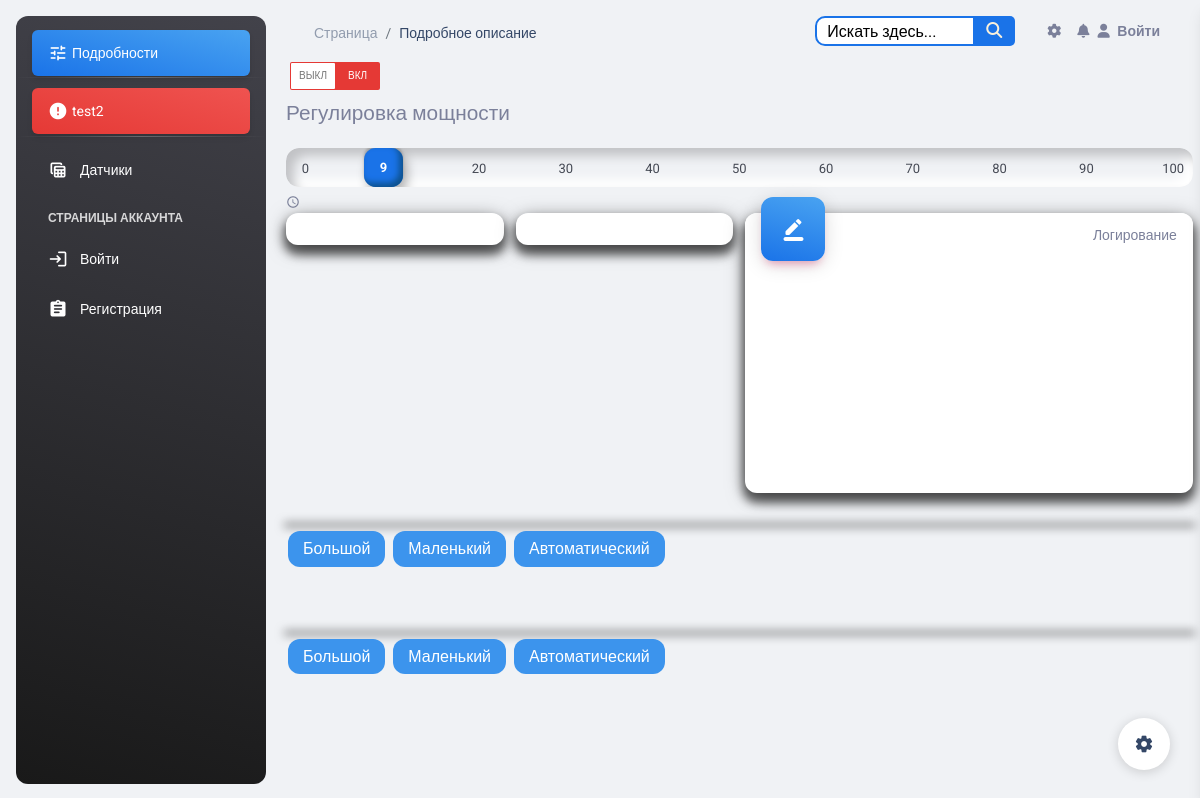
Page /sensors/2/ on the earlier database version.
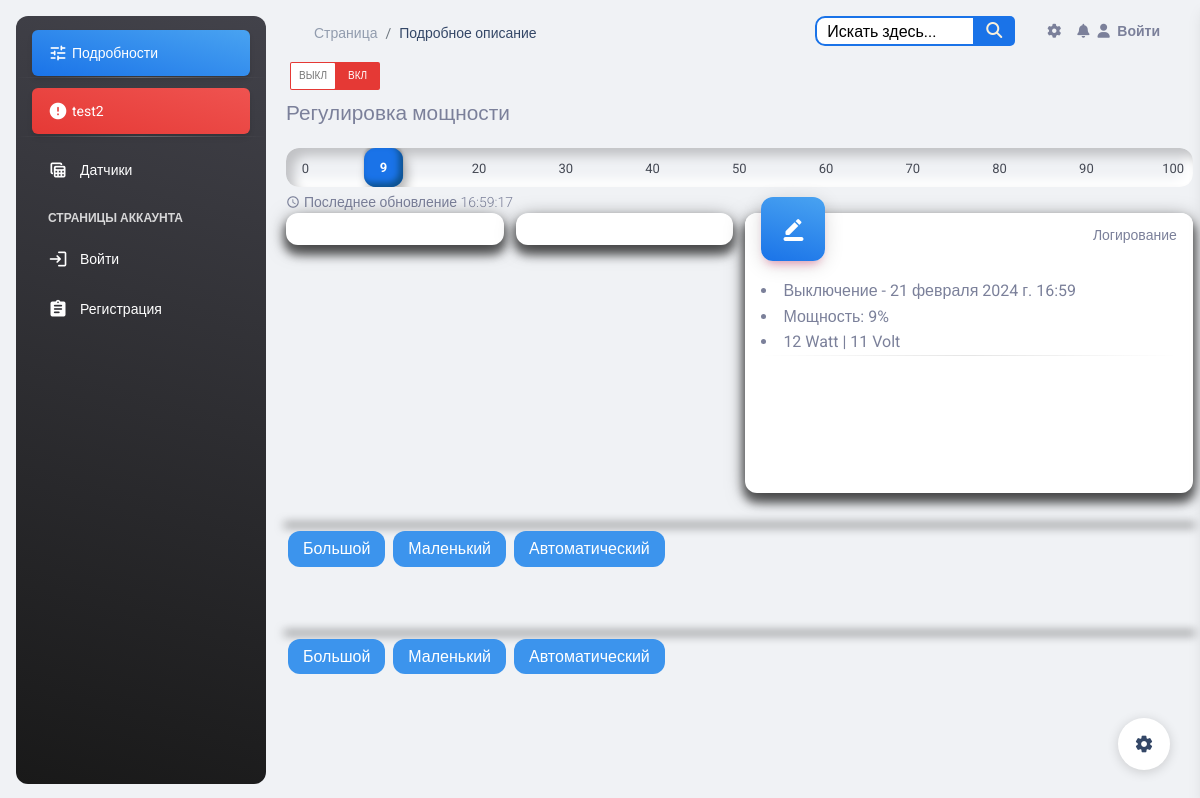
Same page on the later database version.
### esp_sensor/models.py (models this page shows, shortened)
class Sensor(models.Model):
    id = models.AutoField(primary_key=True)
    name = models.CharField('Имя датчика', max_length=100, unique=True)
    slug = models.SlugField(max_length=255, unique=True, db_index=True, verbose_name="URL")
    description = models.TextField('Описание', blank=True)
    owner = models.CharField("Владелец", max_length=100, blank=True)
    date_added = models.DateTimeField('Дата добавления', default=timezone.now)
    country = models.ManyToManyField(Country, blank=True, verbose_name='Страна')
    city = models.ManyToManyField(City, blank=True, verbose_name='Город')
    inclusions = models.IntegerField("Количество включений", default=0)
    power = models.IntegerField(default=0,
                                blank=True,
                                verbose_name='Мощность',
                                validators=[MinValueValidator(0), MaxValueValidator(100)])
    watt = models.IntegerField("Потребление мощности", default=0)
    volt = models.IntegerField("Электрическое напряжение", default=0)
    work = models.BooleanField('Онлайн', default=True)
    class Meta:
        verbose_name = 'Датчик'
        verbose_name_plural = 'Датчики'

class SensorLog(models.Model):
    sensor = models.ForeignKey(Sensor, on_delete=models.CASCADE)
    timestamp = models.DateTimeField(auto_now_add=True)
    log_type = models.CharField(max_length=20)
    previous_power = models.IntegerField(null=True, blank=True)
    previous_watt = models.IntegerField(null=True, blank=True)
    previous_volt = models.IntegerField(null=True, blank=True)

### esp_sensor/views.py (the view, shortened to what this page needs)
# urls.py: path('sensors/<int:pk>/', SensorDetailView.as_view(), name='sensor_detail'),
class SensorDetailView(DetailView):
    model = Sensor
    template_name = 'sensor/sensor_detail.html'
    context_object_name = 'sensor'
    def get_queryset(self):
        queryset = super().get_queryset()
        return queryset.prefetch_related('sensorlog_set').all()
    def get_context_data(self, **kwargs):
        context = super().get_context_data(**kwargs)
        sensor = self.get_object()
        logs = sensor.sensorlog_set.all()
        context['logs'] = logs
        context['sensor_id'] = sensor.id
        if logs.exists():
            context['latest_log'] = logs.last()
        else:
            context['latest_log'] = None
        return context

### templates/sensor/sensor_detail.html (shortened to what this page needs)
{% load static %}
{% include 'base.html' %}
<body class="g-sidenav-show  bg-gray-200">
<aside class="sidenav navbar navbar-vertical navbar-expand-xs border-0 border-radius-xl my-3 fixed-start ms-3   bg-gradient-dark"
       id="sidenav-main">
    <div style="margin: 10px 0px 10px 0px">
        <ul class="navbar-nav">
            <li class="nav-item">
                <a class="nav-link text-white active bg-gradient-info">
                    <div class="text-white text-center d-flex align-items-center justify-content-center">
                        <i class="material-icons opacity-10">tune</i>
                    </div>
                    <span class="nav-link-text ms-1">Подробности</span>
                </a>
            </li>
            <hr class="horizontal light mt-0 mb-2">
            {% if sensor.work %}
                <li class="nav-item">
                    <a class="nav-link text-white active bg-gradient-success">
                        <div class="text-white text-center d-flex align-items-center justify-content-center">
                            <i class="material-icons opacity-10">task_alt</i>
                        </div>
                        <span class="nav-link-text ms-1">{{ sensor.name }}</span>
                    </a>
                </li>
            {% else %}
                <a class="nav-link text-white active bg-gradient-danger">
                    <div class="text-white text-center d-flex align-items-center justify-content-center">
                        <i class="material-icons opacity-10">error</i>
                    </div>
                    <span class="nav-link-text ms-1">{{ sensor.name }}</span>
                </a>
            {% endif %}
        </ul>
        <hr class="horizontal light mt-0 mb-2">
        <div class="collapse navbar-collapse  w-auto " id="sidenav-collapse-main">
            <ul class="navbar-nav">
                <li class="nav-item">
                    <a class="nav-link text-white " href="{% url 'sensor_list' %}">
                        <div class="text-white text-center me-2 d-flex align-items-center justify-content-center">
                            <i class="material-icons opacity-10">table_view</i>
                        </div>
                        <span class="nav-link-text ms-1">Датчики</span>
                    </a>
                </li>
                <li class="nav-item mt-3">
                    <h6 class="ps-4 ms-2 text-uppercase text-xs text-white font-weight-bolder opacity-8">Страницы
                        аккаунта</h6>
                </li>
                {% if user.is_authenticated %}
                    <li class="nav-item">
                        <a class="nav-link text-white " href="{% url 'profiles:profile_detail' user.profile.slug %}">
                            <div class="text-white text-center me-2 d-flex align-items-center justify-content-center">
                                <i class="material-icons opacity-10">person_add</i>
                            </div>
                            <span class="nav-link-text ms-1">Профиль</span>
                        </a>
                    </li>
                    <li class="nav-item">
                        <a class="nav-link text-white " href='{% url 'logout' %}'>
                            <div class="text-white text-center me-2 d-flex align-items-center justify-content-center">
                                <i class="material-icons opacity-10">login</i>
                            </div>
                            <span class="nav-link-text ms-1">Выйти</span>
                        </a>
                    </li>
                {% else %}
                    <li class="nav-item">
                        <a class="nav-link text-white " href='{% url 'login' %}'>
                            <div class="text-white text-center me-2 d-flex align-items-center justify-content-center">
                                <i class="material-icons opacity-10">login</i>
                            </div>
                            <span class="nav-link-text ms-1">Войти</span>
                        </a>
                    </li>
                    <li class="nav-item">
                        <a class="nav-link text-white " href="{% url 'register' %}">
                            <div class="text-white text-center me-2 d-flex align-items-center justify-content-center">
                                <i class="material-icons opacity-10">assignment</i>
                            </div>
                            <span class="nav-link-text ms-1">Регистрация</span>
                        </a>
                    </li>
                {% endif %}
            </ul>
        </div>
    </div>
</aside>
<main class="main-content position-relative max-height-vh-100 h-100 border-radius-lg ">
    <nav class="navbar navbar-main navbar-expand-lg px-0 mx-4 shadow-none border-radius-xl" id="navbarBlur"
         data-scroll="true">
        <div class="container-fluid py-1 px-3">
            <nav aria-label="breadcrumb">
                <ol class="breadcrumb bg-transparent mb-0 pb-0 pt-1 px-0 me-sm-6 me-5">
                    <li class="breadcrumb-item text-sm"><a class="opacity-5 text-dark" href="{% url 'sensor_list' %}">Страница</a>
                    </li>
                    <li class="breadcrumb-item text-sm text-dark active" aria-current="page">Подробное описание</li>
                </ol>
            </nav>
            {% include 'include/navbar.html' %}
        </div>
    </nav>
    <div class="container-fluid">
        <div class="row">
            <form method="post">
                <label class="checkbox-green">
                    <span class="checkbox-green-switch" data-label-on="ВКЛ" data-label-off="ВЫКЛ"></span>
                </label>
            </form>
            <div class="range-slider">
                <div class="label-range">Регулировка мощности</div>
                <label for="range"></label><input id="range" type="range" name="range" min="0" max="100" step="1"
                                                  value="{{ sensor.power }}"/>
            </div>
            <div class="d-flex " style="margin-top: 5px">
                <i class="material-icons text-sm my-auto me-1">schedule</i>
                {% if latest_log %}
                    <p class="mb-0 text-sm">Последнее обновление {{ latest_log.timestamp | date:"H:i:s" }}</p>
                {% endif %}
            </div>
            <div class="col-xl-3 col-sm-6 mb-xl-0 mb-4">
                {% include 'charts/power.html' %}
            </div>
            <div class="col-xl-3 col-sm-6 mb-xl-0 mb-4">
                {% include 'charts/voltage.html' %}
            </div>
            <div class="col-xl-6 col-sm-6 mb-xl-0 mb-4">
                <div class="card" style="height: 280px">
                    <div class="card-header p-3 pt-2">
                        <div class="icon icon-lg icon-shape bg-gradient-info shadow-primary text-center border-radius-xl mt-n4 position-absolute">
                            <i class="material-icons opacity-10">border_color</i>
                        </div>
                        <div class="text-end pt-1">
                            <p class="text-sm mb-0 text-capitalize">Логирование</p>
                        </div>
                    </div>
                    <div class="card-footer p-3" id="myDiv" style="overflow-y:scroll;width: 100%;height: 290px">
                        {% for log in logs %}
                            <li>{{ log.log_type }} - {{ log.timestamp }}</li>
                            <li>Мощность: {{ log.previous_power }}%</li>
                            {% if log.previous_watt %}
                                <li>{{ log.previous_watt }} Watt | {% if log.previous_volt %}
                                    {{ log.previous_volt }} Volt
                                {% endif %}</li>
                            {% endif %}
                            <hr class="dark horizontal my-0">
                        {% endfor %}
                    </div>
                </div>
            </div>
        </div>
        <div class="row mt-4">
            {% include 'charts/power-chart.html' %}
        </div>
        <div class="row mt-4">
            {% include 'charts/voltage-chart.html' %}
        </div>
    </div>
</main>
{% include 'include/setting.html' %}
</body>

### templates/base.html (shortened to what this page needs)
{% load static %}
<head>
    <link href="{% static 'css/nucleo-icons.css' %}" rel="stylesheet"/>
    <link href="{% static 'css/nucleo-svg.css' %}" rel="stylesheet"/>
    <link id="pagestyle" href="{% static 'css/material-dashboard.css' %}" rel="stylesheet"/>
</head>

### templates/include/navbar.html (shortened to what this page needs)
{% load static %}
<div class="collapse navbar-collapse mt-sm-0 mt-2 me-md-0 me-sm-4" id="navbar">
    <div class="ms-md-auto pe-md-3 d-flex align-items-center">
        <div class="d1">
            <form action="{% url 'search_sensors' %}" method="get">
                <input id="search" type="text" name="q" placeholder="Искать здесь...">
                <button type="submit"></button>
            </form>
        </div>
    </div>
    <ul class="navbar-nav  justify-content-end">
        <li class="nav-item px-3 d-flex align-items-center">
            <a href="javascript:;" class="nav-link text-body p-0">
                <i class="fa fa-cog fixed-plugin-button-nav cursor-pointer"></i>
            </a>
        </li>
        <li class="nav-item dropdown pe-2 d-flex align-items-center">
            <a href="javascript:;" class="nav-link text-body p-0" id="dropdownMenuButton"
               data-bs-toggle="dropdown" aria-expanded="false">
                <i class="fa fa-bell cursor-pointer"></i>
            </a>
        </li>
        {% if user.is_authenticated %}
            <li class="nav-item d-flex align-items-center">
                <a href="{% url 'logout' %}" class="nav-link text-body font-weight-bold px-0">
                    <i class="fa fa-user me-sm-1"></i>
                    <span class="d-sm-inline d-none">Выйти</span>
                </a>
            </li>
        {% else %}
            <li class="nav-item d-flex align-items-center">
                <a href="{% url 'login' %}" class="nav-link text-body font-weight-bold px-0">
                    <i class="fa fa-user me-sm-1"></i>
                    <span class="d-sm-inline d-none">Войти</span>
                </a>
            </li>
        {% endif %}
    </ul>
</div>

### templates/charts/power.html (shortened to what this page needs)
<div class="card">
</div>

### templates/charts/voltage.html (shortened to what this page needs)
<div class="card">
</div>

### templates/charts/power-chart.html (shortened to what this page needs)
<div class="chart" style="margin-bottom: 30px" id="power-chart-container">
    <button id="large">Большой</button>
    <button id="small">Маленький</button>
    <button id="auto">Автоматический</button>
</div>

### templates/charts/voltage-chart.html (shortened to what this page needs)
<div style="margin-bottom: 30px" id="power-chart-container">
    <button id="large">Большой</button>
    <button id="small">Маленький</button>
    <button id="auto">Автоматический</button>
</div>

### templates/include/setting.html (shortened to what this page needs)
<div class="fixed-plugin">
    <a class="fixed-plugin-button text-dark position-fixed px-3 py-2">
        <i class="material-icons py-2">settings</i>
    </a>
</div>

### templates/include/script.html (shortened to what this page needs)
{% load static %}

Differences in the rows shown:
added SensorLog: timestamp "16:59:17", log_type "Выключение", timestamp "21 февраля 2024 г. 16:59", previous_power "9", previous_watt "12", previous_volt "11"
Other differences:
text now shown: "Последнее обновление"
